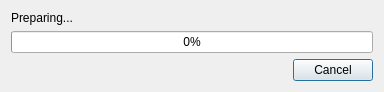
<?xml version="1.0" encoding="UTF-8"?>
<ui version="4.0">
 <class>CurveFittingWorkerDialog</class>
 <widget class="QDialog" name="CurveFittingWorkerDialog">
  <property name="geometry">
   <rect>
    <x>0</x>
    <y>0</y>
    <width>384</width>
    <height>91</height>
   </rect>
  </property>
  <property name="windowTitle">
   <string>Curve fitting</string>
  </property>
  <layout class="QVBoxLayout" name="verticalLayout">
   <item>
    <widget class="QLabel" name="progressText">
     <property name="text">
      <string>Preparing...</string>
     </property>
    </widget>
   </item>
   <item>
    <widget class="QProgressBar" name="progressBar">
     <property name="value">
      <number>0</number>
     </property>
    </widget>
   </item>
   <item>
    <spacer name="verticalSpacer_2">
     <property name="orientation">
      <enum>Qt::Vertical</enum>
     </property>
     <property name="sizeHint" stdset="0">
      <size>
       <width>20</width>
       <height>40</height>
      </size>
     </property>
    </spacer>
   </item>
   <item>
    <widget class="QDialogButtonBox" name="buttonBox">
     <property name="orientation">
      <enum>Qt::Horizontal</enum>
     </property>
     <property name="standardButtons">
      <set>QDialogButtonBox::Cancel</set>
     </property>
    </widget>
   </item>
  </layout>
 </widget>
 <resources/>
 <connections>
  <connection>
   <sender>buttonBox</sender>
   <signal>accepted()</signal>
   <receiver>CurveFittingWorkerDialog</receiver>
   <slot>accept()</slot>
   <hints>
    <hint type="sourcelabel">
     <x>248</x>
     <y>254</y>
    </hint>
    <hint type="destinationlabel">
     <x>157</x>
     <y>274</y>
    </hint>
   </hints>
  </connection>
  <connection>
   <sender>buttonBox</sender>
   <signal>rejected()</signal>
   <receiver>CurveFittingWorkerDialog</receiver>
   <slot>reject()</slot>
   <hints>
    <hint type="sourcelabel">
     <x>316</x>
     <y>260</y>
    </hint>
    <hint type="destinationlabel">
     <x>286</x>
     <y>274</y>
    </hint>
   </hints>
  </connection>
 </connections>
</ui>
